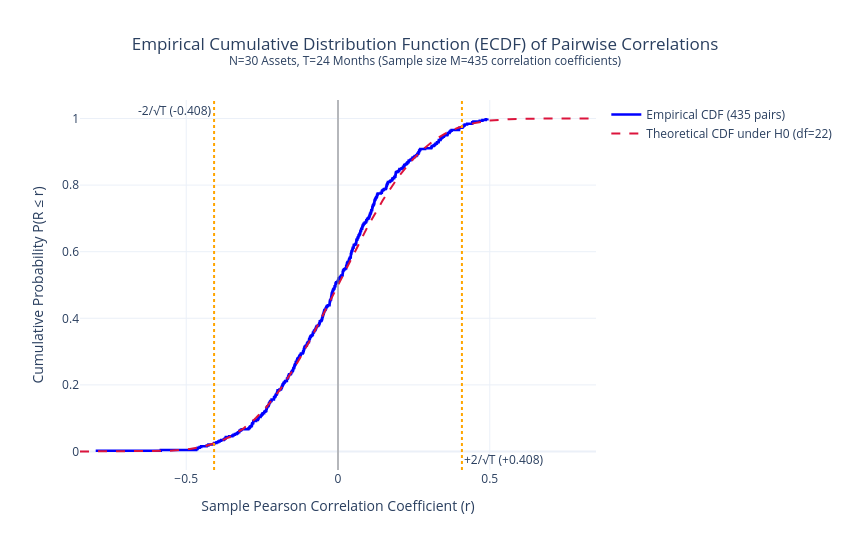

The code cell stored with this chart in its notebook:
### Code cell
# 3. ECDF and Distribution of Sample Correlations vs Theoretical Null Distribution

# Sort correlations to build the Empirical Cumulative Distribution Function (ECDF)
sorted_r = np.sort(pairwise_corrs)
M_pairs = len(sorted_r)
ecdf_vals = np.arange(1, M_pairs + 1) / M_pairs

# Theoretical Null Distribution (Student-t with df = T - 2)
df_t = T_months - 2  # 24 - 2 = 22 degrees of freedom
r_grid = np.linspace(-0.85, 0.85, 400)
t_grid = r_grid * np.sqrt(df_t) / np.sqrt(np.maximum(1 - r_grid**2, 1e-12))
theoretical_cdf = stats.t.cdf(t_grid, df=df_t)

# Exact theoretical probability density function (PDF)
th_pdf = (1.0 / np.sqrt(np.pi)) * np.exp(gammaln((T_months - 1) / 2) - gammaln((T_months - 2) / 2)) * (1 - r_grid**2)**((T_months - 4) / 2)

# Kolmogorov-Smirnov Test comparing empirical sample to theoretical distribution
t_stats_sample = sorted_r * np.sqrt(df_t) / np.sqrt(np.maximum(1 - sorted_r**2, 1e-12))
ks_stat, ks_pval = stats.kstest(t_stats_sample, 't', args=(df_t,))

print(f"Kolmogorov-Smirnov Test vs Theoretical Student-t (df={df_t}):")
print(f"  KS Statistic D = {ks_stat:.4f}, p-value = {ks_pval:.4f}")
if ks_pval > 0.05:
    print("  -> Fail to reject null: Empirical correlations are statistically consistent with pure independent Gaussian noise.")
else:
    print("  -> Significant departure from null.")

# Interactive Plotly ECDF
fig_ecdf = go.Figure()

# ECDF step curve
fig_ecdf.add_trace(go.Scatter(
    x=sorted_r, y=ecdf_vals,
    mode='lines',
    line_shape='hv',
    name=f'Empirical CDF ({M_pairs} pairs)',
    line=dict(color='blue', width=2.5)
))

# Theoretical CDF
fig_ecdf.add_trace(go.Scatter(
    x=r_grid, y=theoretical_cdf,
    mode='lines',
    name=f'Theoretical CDF under H0 (df={df_t})',
    line=dict(color='crimson', width=2, dash='dash')
))

# Reference lines
se_corr = 1.0 / np.sqrt(T_months)
fig_ecdf.add_vline(x=0, line_dash='solid', line_color='gray', opacity=0.5)
fig_ecdf.add_vline(x=-2 * se_corr, line_dash='dot', line_color='orange', annotation_text='-2/√T (-0.408)', annotation_position='top left')
fig_ecdf.add_vline(x=2 * se_corr, line_dash='dot', line_color='orange', annotation_text='+2/√T (+0.408)', annotation_position='bottom right')

fig_ecdf.update_layout(
    title=dict(
        text=f'Empirical Cumulative Distribution Function (ECDF) of Pairwise Correlations<br><sup>N={N_assets} Assets, T={T_months} Months (Sample size M={M_pairs} correlation coefficients)</sup>',
        x=0.5
    ),
    xaxis_title='Sample Pearson Correlation Coefficient (r)',
    yaxis_title='Cumulative Probability P(R ≤ r)',
    template='plotly_white',
    hovermode='x unified',
    width=850,
    height=550
)

fig_ecdf.show()

# Static Dual-Panel Matplotlib Figure (ECDF + Density / Histogram)
fig, (ax1, ax2) = plt.subplots(1, 2, figsize=(15, 5.5))

# Panel 1: ECDF vs Theoretical CDF
ax1.step(sorted_r, ecdf_vals, where='post', label=f'Empirical CDF (M={M_pairs})', color='#1f77b4', lw=2.5)
ax1.plot(r_grid, theoretical_cdf, 'r--', label=f'Theoretical CDF (df={df_t})', lw=2)
ax1.axvline(0, color='gray', linestyle=':', alpha=0.7)
ax1.axvline(-2 * se_corr, color='orange', linestyle='--', alpha=0.85, label=r'$\pm 2/\sqrt{T}$ ($pprox \pm 0.41$)')
ax1.axvline(2 * se_corr, color='orange', linestyle='--', alpha=0.85)
ax1.set_xlabel('Sample Correlation Coefficient ($r$)', fontsize=11)
ax1.set_ylabel('Cumulative Probability $P(R \leq r)$', fontsize=11)
ax1.set_title('Empirical CDF vs Theoretical CDF', fontsize=12, fontweight='bold')
ax1.legend(loc='upper left', fontsize=9.5)
ax1.grid(True, alpha=0.3)
ax1.set_xlim(-0.85, 0.85)
ax1.set_ylim(-0.02, 1.02)

# Panel 2: Histogram & KDE vs Theoretical PDF
ax2.hist(pairwise_corrs, bins=25, density=True, alpha=0.6, color='#4682b4', edgecolor='black', label='Empirical Histogram')
sns.kdeplot(pairwise_corrs, ax=ax2, color='#00008b', lw=2.2, label='Empirical KDE')
ax2.plot(r_grid, th_pdf, 'r--', lw=2.2, label=f'Theoretical PDF (T={T_months})')
ax2.axvline(0, color='gray', linestyle=':', alpha=0.7)
ax2.axvline(-2 * se_corr, color='orange', linestyle='--', alpha=0.85)
ax2.axvline(2 * se_corr, color='orange', linestyle='--', alpha=0.85)
ax2.set_xlabel('Sample Correlation Coefficient ($r$)', fontsize=11)
ax2.set_ylabel('Probability Density', fontsize=11)
ax2.set_title('Empirical Distribution vs Theoretical Noise PDF', fontsize=12, fontweight='bold')
ax2.legend(loc='upper right', fontsize=9.5)
ax2.grid(True, alpha=0.3)
ax2.set_xlim(-0.85, 0.85)

plt.tight_layout()
plt.show()

### Figure 1 — Plotly figure (JSON) as saved in the notebook; plotly's stock layout.template omitted (floating-point values rounded to 4 significant figures; data arrays with more than 128 entries replaced by an {"elided": "..."} marker saying what was removed)
{"data": [{"line": {"color": "blue", "shape": "hv", "width": 2.5}, "mode": "lines", "name": "Empirical CDF (435 pairs)", "x": {"elided": "435 float values"}, "y": {"elided": "435 float values"}, "type": "scatter"}, {"line": {"color": "crimson", "dash": "dash", "width": 2}, "mode": "lines", "name": "Theoretical CDF under H0 (df=22)", "x": {"elided": "400 float values"}, "y": {"elided": "400 float values"}, "type": "scatter"}], "layout": {"shapes": [{"line": {"color": "gray", "dash": "solid"}, "opacity": 0.5, "type": "line", "x0": 0, "x1": 0, "xref": "x", "y0": 0, "y1": 1, "yref": "y domain"}, {"line": {"color": "orange", "dash": "dot"}, "type": "line", "x0": -0.4082, "x1": -0.4082, "xref": "x", "y0": 0, "y1": 1, "yref": "y domain"}, {"line": {"color": "orange", "dash": "dot"}, "type": "line", "x0": 0.4082, "x1": 0.4082, "xref": "x", "y0": 0, "y1": 1, "yref": "y domain"}], "annotations": [{"showarrow": false, "text": "-2/√T (-0.408)", "x": -0.4082, "xanchor": "right", "xref": "x", "y": 1, "yanchor": "top", "yref": "y domain"}, {"showarrow": false, "text": "+2/√T (+0.408)", "x": 0.4082, "xanchor": "left", "xref": "x", "y": 0, "yanchor": "bottom", "yref": "y domain"}], "title": {"text": "Empirical Cumulative Distribution Function (ECDF) of Pairwise Correlations<br><sup>N=30 Assets, T=24 Months (Sample size M=435 correlation coefficients)</sup>", "x": 0.5}, "xaxis": {"title": {"text": "Sample Pearson Correlation Coefficient (r)"}}, "yaxis": {"title": {"text": "Cumulative Probability P(R ≤ r)"}}, "hovermode": "x unified", "width": 850, "height": 550}}
